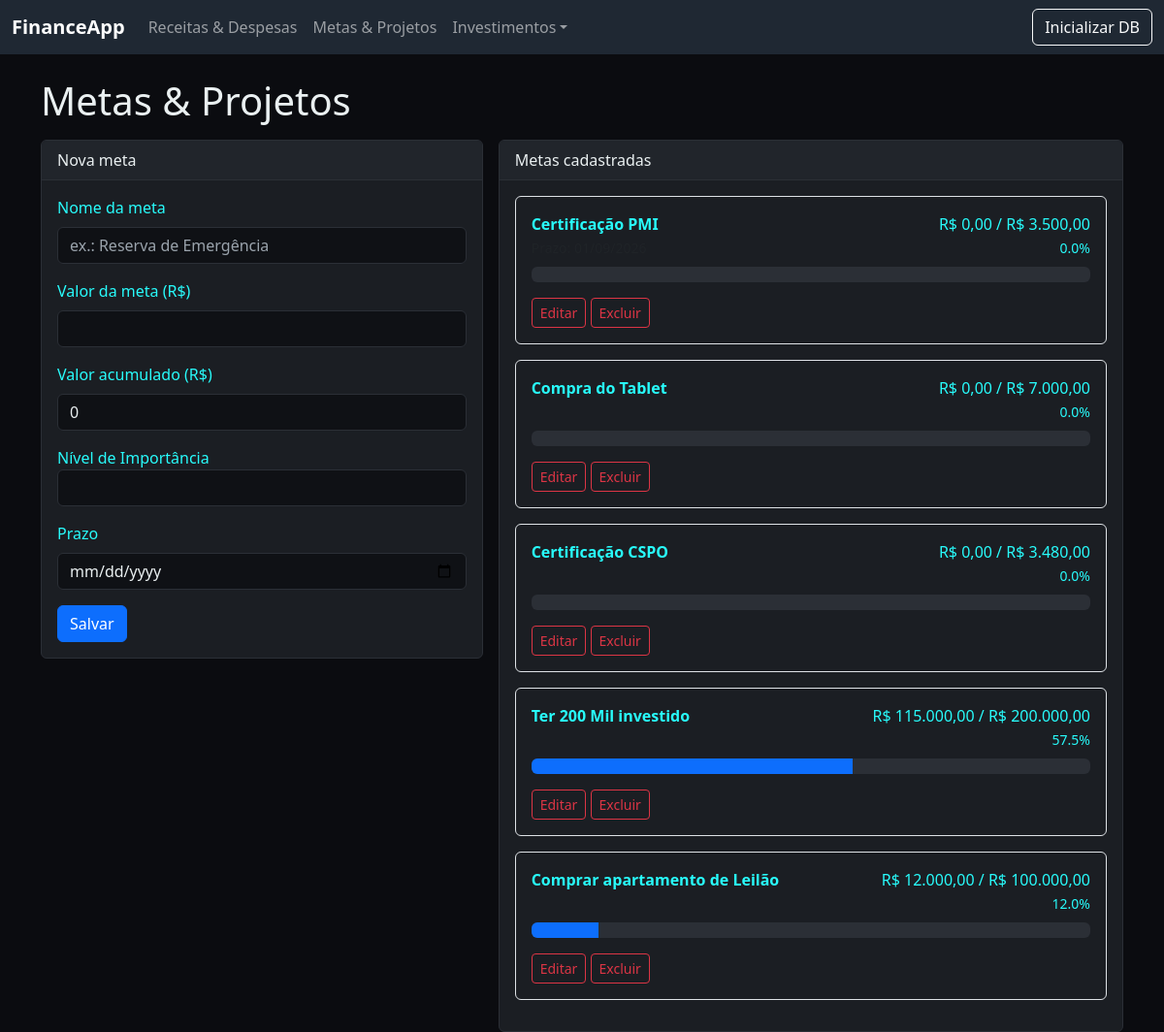
Page /metas on the earlier database version.
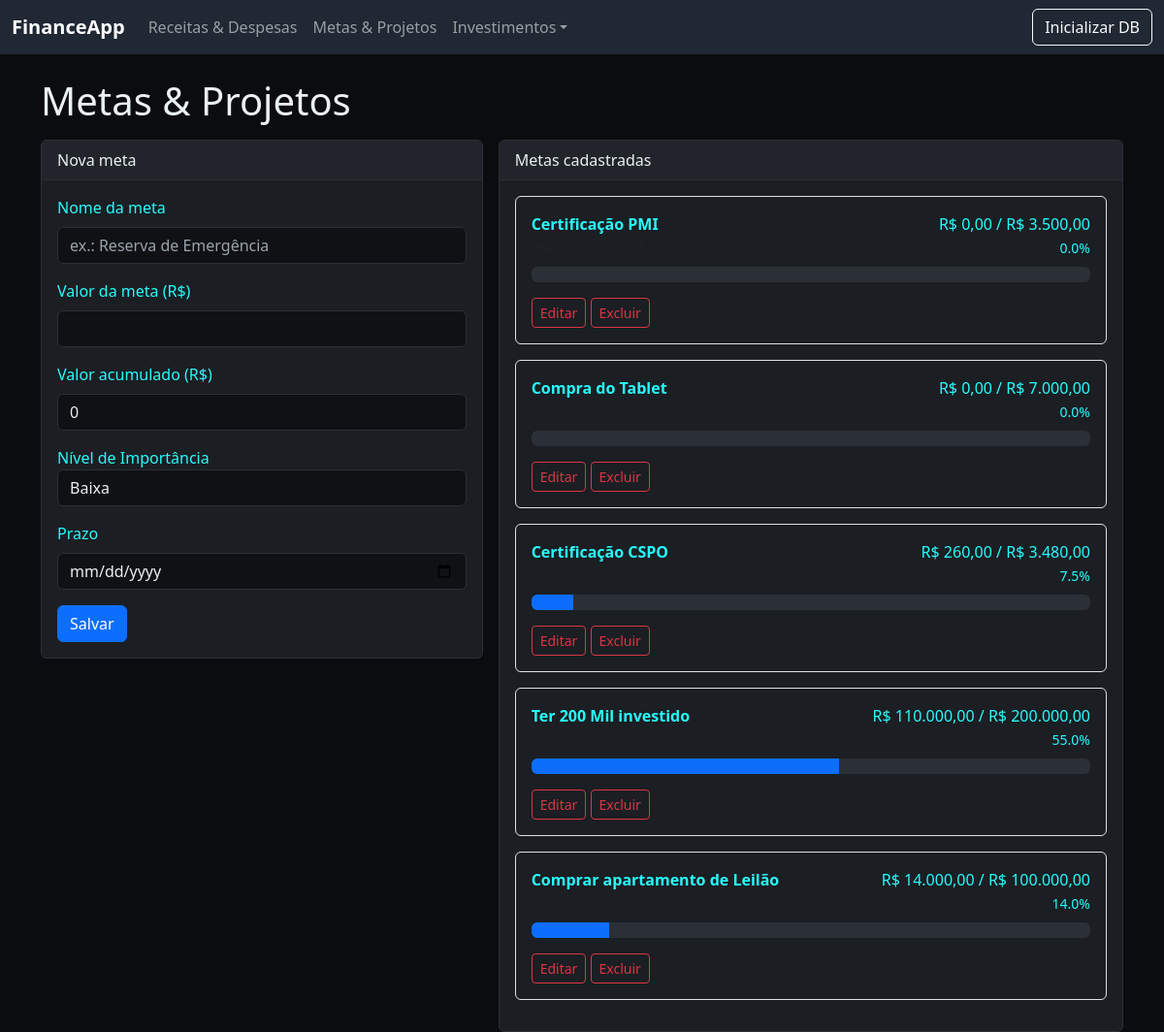
Same page on the later database version.
### app.py (models this page shows)
class Goal(db.Model):
    __tablename__ = 'goals'
    id = db.Column(db.Integer, primary_key=True)
    nome = db.Column(db.String(200), nullable=False)
    valor_meta = db.Column(db.Float, nullable=False)
    valor_acumulado = db.Column(db.Float, nullable=False, default=0.0)
    prazo = db.Column(db.Date, nullable=True)

### app.py (the view, shortened to what this page needs)
@app.route('/metas', methods=['GET', 'POST'])
def metas():
    metas = Goal.query.order_by(Goal.prazo.asc().nullsLast()).all() if hasattr(db.text(''), 'nullsLast') else Goal.query.all()
    goal_importance = goals_importance.query.all()
    return render_template('metas.html', metas=metas, goal_importance=goal_importance,)

### app.py (called while the page is built)
def money(n):
    return f"R$ {n:,.2f}".replace(",", "X").replace(".", ",").replace("X", ".")

### templates/metas.html (shortened to what this page needs)
{% extends "base.html" %}
{% block content %}
<h1 class="mb-3">Metas & Projetos</h1>
<div class="row g-3">
  <div class="col-md-5">
    <div class="card">
      <div class="card-header">Nova meta</div>
      <div class="card-body">
        <form method="post">
          <div class="mb-3">
            <label class="form-label">Nome da meta</label>
            <input class="form-control" name="nome" required placeholder="ex.: Reserva de Emergência">
          </div>
          <div class="mb-3">
            <label class="form-label">Valor da meta (R$)</label>
            <input type="number" step="0.01" class="form-control" name="valor_meta" required>
          </div>
          <div class="mb-3">
            <label class="form-label">Valor acumulado (R$)</label>
            <input type="number" step="0.01" class="form-control" name="valor_acumulado" value="0">
          </div>
          <div class="mb-3">
            <label class="from-label">Nível de Importância</label>
              <select  step="0.01" class="form-control" name="nivel_importancia">
              {% for goal_impt in goal_importance %}
              <option>{{ goal_impt.dc_goal_importance }}</option>
              {% endfor %}
            </select>
          </div>
          <div class="mb-3">
            <label class="form-label">Prazo</label>
            <input type="date" class="form-control" name="prazo">
          </div>
          <button class="btn btn-primary">Salvar</button>
        </form>
      </div>
    </div>
  </div>
  <div class="col-md-7">
    <div class="card">
      <div class="card-header">Metas cadastradas</div>
      <div class="card-body">
        {% if metas %}
          {% for m in metas %}
            {% set progresso = (m.valor_acumulado / m.valor_meta * 100) if m.valor_meta else 0 %}
            <div class="mb-3 p-3 border rounded">
              <div class="d-flex justify-content-between">
                <div>
                  <strong>{{ m.nome }}</strong>
                  {% if m.prazo %}<div><small class="text-muted">Prazo: {{ m.prazo.strftime('%d/%m/%Y') }}</small></div>{% endif %}
                </div>
                <div class="text-end">
                  <div>{{ m.valor_acumulado|money }} / {{ m.valor_meta|money }}</div>
                  <div><small>{{ progresso|round(1) }}%</small></div>
                </div>
              </div>
              <div class="progress mt-2">
                <div class="progress-bar" style="width: {{ progresso if progresso<=100 else 100 }}%"></div>
              </div>
              <div class="text-end1 mt-2">
                <div class="text-end1">
                  <form method="" action="{{ url_for('meta_editar', gide=m.id) }}" onsubmit="return confirm('Editar esta meta?')">
                    <button class="btn btn-sm btn-outline-danger">Editar</button>
                  </form>
                </div>
                <div class="text-end2 mt-2">
                  <form method="post" action="{{ url_for('excluir_meta', gid=m.id) }}" onsubmit="return confirm('Excluir esta meta?')">
                    <button class="btn btn-sm btn-outline-danger">Excluir</button>
                  </form>
                </div>
              </div>
            </div>
          {% endfor %}
        {% else %}
          <p class="text-muted mb-0">Nenhuma meta cadastrada.</p>
        {% endif %}
      </div>
    </div>
  </div>
</div>
{% endblock %}

Differences in the rows shown:
changed Goal "Certificação CSPO": valor_acumulado "R$ 0,00" → "R$ 260,00"; valor_acumulado "0.0" → "7.5"
changed Goal "Ter 200 Mil investido": valor_acumulado "R$ 115.000,00" → "R$ 110.000,00"; progresso "57.5" → "55.0"; {{ progresso if progresso<=100 else 100 }} 57.49999999999999 → 55.00000000000001 (drawn)
changed Goal "Comprar apartamento de Leilão": valor_acumulado "R$ 12.000,00" → "R$ 14.000,00"; progresso "12.0" → "14.0"; {{ progresso if progresso<=100 else 100 }} 12.0 → 14.000000000000002 (drawn)
Other differences:
form field nivel_importancia: (not shown) → "Baixa"
